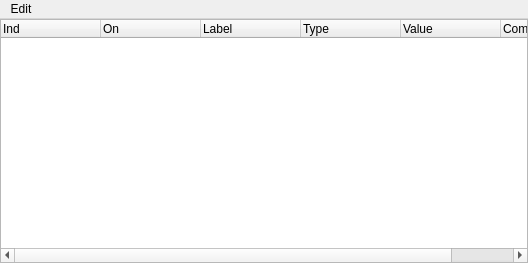
<?xml version="1.0" encoding="UTF-8"?>
<ui version="4.0">
 <class>mwVariables</class>
 <widget class="QMainWindow" name="mwVariables">
  <property name="geometry">
   <rect>
    <x>0</x>
    <y>0</y>
    <width>528</width>
    <height>263</height>
   </rect>
  </property>
  <property name="windowTitle">
   <string>MainWindow</string>
  </property>
  <widget class="QWidget" name="centralwidget">
   <layout class="QGridLayout" name="gridLayout">
    <property name="margin">
     <number>0</number>
    </property>
    <property name="spacing">
     <number>0</number>
    </property>
    <item row="0" column="0">
     <widget class="QTreeWidget" name="twVariables">
      <property name="contextMenuPolicy">
       <enum>Qt::CustomContextMenu</enum>
      </property>
      <property name="selectionMode">
       <enum>QAbstractItemView::ExtendedSelection</enum>
      </property>
      <property name="indentation">
       <number>0</number>
      </property>
      <property name="itemsExpandable">
       <bool>false</bool>
      </property>
      <property name="columnCount">
       <number>6</number>
      </property>
      <column>
       <property name="text">
        <string notr="true">Ind</string>
       </property>
      </column>
      <column>
       <property name="text">
        <string>On</string>
       </property>
      </column>
      <column>
       <property name="text">
        <string>Label</string>
       </property>
      </column>
      <column>
       <property name="text">
        <string>Type</string>
       </property>
      </column>
      <column>
       <property name="text">
        <string>Value</string>
       </property>
      </column>
      <column>
       <property name="text">
        <string>Comment</string>
       </property>
      </column>
     </widget>
    </item>
   </layout>
  </widget>
  <widget class="QMenuBar" name="mbVariables">
   <property name="geometry">
    <rect>
     <x>0</x>
     <y>0</y>
     <width>528</width>
     <height>21</height>
    </rect>
   </property>
   <widget class="QMenu" name="mEdit">
    <property name="title">
     <string>Edit</string>
    </property>
    <addaction name="miAdd"/>
    <addaction name="miDel"/>
    <addaction name="separator"/>
    <addaction name="miCopy"/>
    <addaction name="miCut"/>
    <addaction name="miPaste"/>
    <addaction name="separator"/>
    <addaction name="miMoveUp"/>
    <addaction name="miMoveDn"/>
    <addaction name="separator"/>
    <addaction name="miPush"/>
    <addaction name="miPull"/>
   </widget>
   <addaction name="mEdit"/>
  </widget>
  <action name="miCopy">
   <property name="text">
    <string>Copy</string>
   </property>
  </action>
  <action name="miCut">
   <property name="text">
    <string>Cut</string>
   </property>
  </action>
  <action name="miPaste">
   <property name="text">
    <string>Paste</string>
   </property>
  </action>
  <action name="miMoveUp">
   <property name="text">
    <string>Move Up</string>
   </property>
  </action>
  <action name="miMoveDn">
   <property name="text">
    <string>Move Down</string>
   </property>
  </action>
  <action name="miPush">
   <property name="text">
    <string>Push</string>
   </property>
  </action>
  <action name="miPull">
   <property name="text">
    <string>Pull</string>
   </property>
  </action>
  <action name="miAdd">
   <property name="text">
    <string>Add</string>
   </property>
  </action>
  <action name="miDel">
   <property name="text">
    <string>Delete</string>
   </property>
  </action>
 </widget>
 <resources/>
 <connections/>
</ui>
